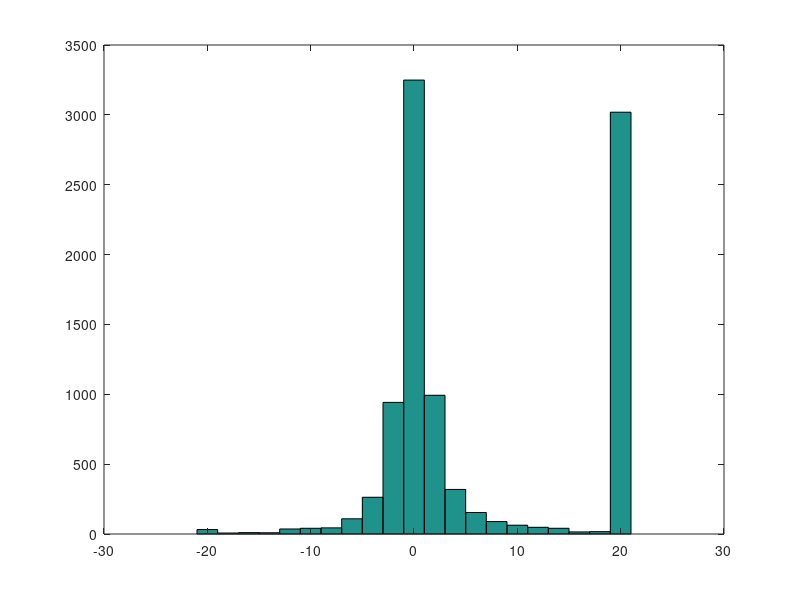

The MATLAB source for this figure:
% Metropolis-Hastings sampler
% By Sam Friedman
% ref: Martinez, "Computational Statistics Handbook with MATLAB"
% Created: 9/29/2015
%
% Function for Cauchy distribution
cauchy = @(x) 1./(1+x.^2);
% Function for normal PDF
%norm = @(x,mu,sig) 1/sig*exp(-.5*(x-mu)/sig.^2);
norm = @(x,mu,sig) normpdf(x,mu,sig);
% Generate n samples in the chain
n = 1e4;
sig = 2;
x = zeros(1,n);yy = zeros(1,n);
x(1) = randn(1); % generate starting point
% note that randn() returns a pseudorandom value drawn from the standard
% normal distribution.
for i = 2:n
   % generate a candidate from the proposal distribution (the normal
   % distribution in this case). This will be a normal with mean given by
   % the previous value in the chain and standard deviation of sig
   y = x(i-1) + sig*randn(1);
   yy(i) = y;
   % generate a uniform for comparison
   u = rand(1);
   % note that rand() returns a pseudorandom value drawn from the standard
   % uniform distribution on the open interval(0,1)
   alpha = min( [1,cauchy(y)*norm(x(i-1),y,sig) / ...
       (cauchy(x(i-1))*norm(y,x(i-1),sig))] );
   if u <= alpha
       x(i) = y;
   else
       x(i) = x(i-1);
   end
end
% Discard initial burn in points
burn_in = 500;
bin_vals = -20:2:20;
x = x(burn_in+1:end);
plot(x')
hist(x,bin_vals);


